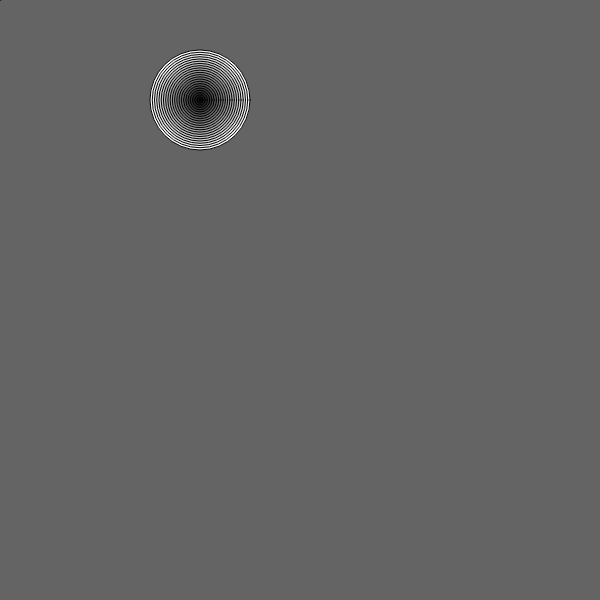
Frame 1 (no input)
Frame 60 (no input): identical to frame 1, image omitted
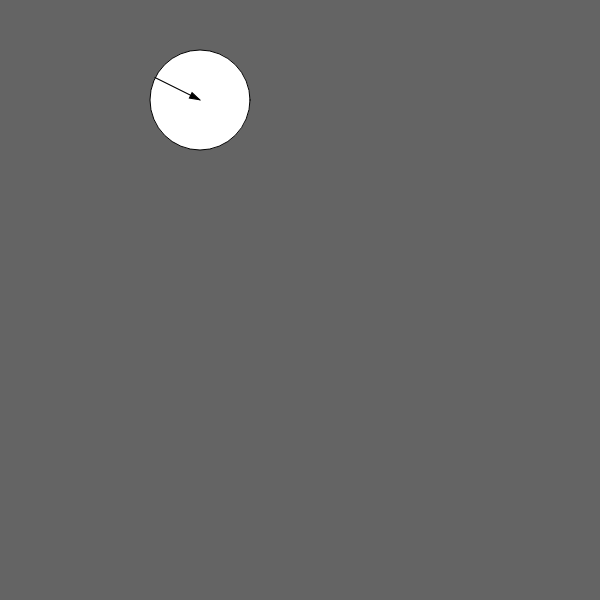
Frame 120 (the mouse pressed at the canvas centre since frame 60)

The p5.js sketch that drew these frames (run headless with seeded random() and noise() and a simulated clock; from frame 60 on, the mouse is pressed at the canvas centre):

// p5.js sketch
// ── sketch.js
var x1 = 200;
var y1 = 100;
var targetX = 0;
var targetY = 0;
var x2 = 0;
var y2 = 0;

var isFired = false;

function setup() {
  createCanvas(600, 600);

  targetX = mouseX;
  targetY = mouseY;
  x2 = targetX;
  y2 = targetY;
}

function draw() {
  background(100);
  var targetDist = distance(x1, y1, x2, y2);
  drawTarget(x1, y1, 100, targetDist /10);
  var arrowAngle = calcAngle(x1, y1, x2, y2);
  if (isFired) {
    targetX = x1;
    targetY = y1;
  } else {
    targetX = mouseX;
    targetY = mouseY;
  }
  animateArrow();
  push();
  translate(x2, y2);
  rotate(arrowAngle + Math.PI/2);
  drawArrow(50);
  pop();

}

function animateArrow() {
  var dx = targetX - x2;
  var dy = targetY - y2;
  x2 = x2 + dx * 0.1;
  y2 = y2 + dy * 0.1;
}

function mousePressed() {
  isFired = !isFired;
}

function drawArrow(arrowLength) {
  fill(0);
  triangle(0, 0, 3, 10, -3, 10);
  noFill();
  stroke(0);
  line(0, 0, 0, arrowLength);
}

function calcAngle(x1, y1, x2, y2) {
  var dx = x1 - x2;
  var dy = y1 - y2;
  var angle = Math.atan2(dy, dx);
  return angle;
}

function drawTarget(x, y, size, numOfCircles) {
  var circleSize = size;
  for (var i = 0; i < numOfCircles; i++) {
    var step = (numOfCircles-i)/numOfCircles;
    fill(255 * step);
    var size = circleSize * step;
    ellipse(x, y, size, size);
  }
}

function distance(xpos1, ypos1, xpos2, ypos2) {
  var dx = xpos1 - xpos2;
  var dy = ypos1 - ypos2;
  var dist = Math.sqrt(dx*dx + dy*dy);
  return dist;
}
